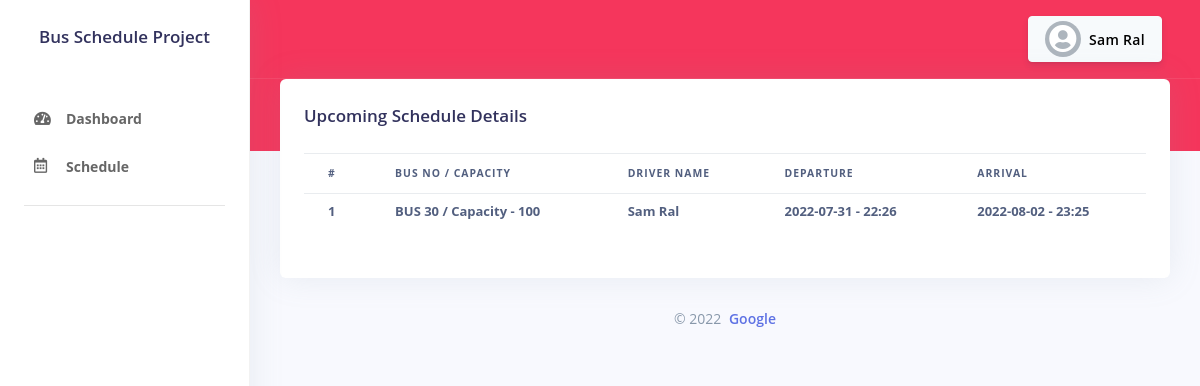
Screenshot of /schedule.php (signed in) with the database file from the repository.
### tables this page shows
CREATE TABLE `schedule` (
  `schedule_id` int(11) NOT NULL,
  `start_date` varchar(30) DEFAULT NULL,
  `end_date` varchar(30) DEFAULT NULL,
  `start_time` varchar(10) DEFAULT NULL,
  `end_time` varchar(40) NOT NULL,
  `driver_id` int(10) NOT NULL,
  `bus_id` int(10) NOT NULL,
  `status` int(10) NOT NULL DEFAULT '0'
);

CREATE TABLE `bus` (
  `bus_id` int(30) NOT NULL,
  `bus_number` varchar(60) NOT NULL,
  `bus_capacity` varchar(40) NOT NULL,
  `bus_make` varchar(40) NOT NULL,
  `bus_model` varchar(100) DEFAULT NULL
);

CREATE TABLE `users` (
  `id` int(11) NOT NULL,
  `fname` varchar(255) NOT NULL,
  `lname` varchar(255) NOT NULL,
  `username` varchar(255) NOT NULL,
  `password` varchar(255) NOT NULL,
  `ss_number` varchar(255) NOT NULL,
  `email` varchar(50) DEFAULT NULL,
  `driver_id` varchar(40) DEFAULT NULL,
  `status` int(10) NOT NULL DEFAULT '0'
);

### controller.php (called while the page is built, shortened)
<?php
class Controller {
    private $host = 'localhost';
    private $user = 'ziviadmin';
    private $password = 'zivi@access';
    private $database = 'busscheduledb';
    private $conn;
    public function __construct() {
        $this->conn = $this->connectDB();
    }
    public function connectDB() {
        $conn = mysqli_connect($this->host, $this->user, $this->password, $this->database);
        return $conn;
    }
    public function runQuery($query) {
        $resultset = [];
        $count = $this->numRows($query);
        if ($count) {
            $result = mysqli_query($this->conn, $query);
            while ($row = mysqli_fetch_assoc($result)) {
                $resultset[] = $row;
            }
        }
        return $resultset;
        exit;
    }
    public function numRows($query) {
        $result = mysqli_query($this->conn, $query);
        $rowcount = mysqli_num_rows($result);
        return $rowcount;
    }
}

### schedule.php (the view, shortened to what this page needs)
<?php require_once 'pageheader.php';?>
<div class="container-fluid mt--6">
    <div class="row">
        <div class="col">
            <div class="card">
                <div class="card-body">
                    <h3 class="mb-0">Upcoming Schedule Details</h3>
                    <div class="table-responsive py-4">
                        <table class="table table-flush table-sm">
                            <thead>
                                <tr>
                                    <th>#</th>
                                    <th>Bus No / Capacity</th>
                                    <th>Driver Name</th>
                                    <th>Departure</th>
                                    <th>Arrival</th>
                                </tr>
                            </thead>
                            <tbody>
                                <?php $i = 1;
                                    if ($db_handle->check_admin()) {
                                        $users = $db_handle->runQuery('SELECT bus.bus_number,bus.bus_capacity,users.fname,users.lname,schedule.* FROM `schedule` JOIN bus ON bus.bus_id = schedule.bus_id JOIN users ON
                                    users.id = schedule.driver_id');
                                    } else {
                                        $users = $db_handle->runQuery("SELECT bus.bus_number,bus.bus_capacity,users.fname,users.lname,schedule.* FROM `schedule` JOIN bus ON bus.bus_id = schedule.bus_id JOIN users ON
                                    users.id = schedule.driver_id AND users.id = '" . $_SESSION['userId'] . "' ");
                                    }
                                foreach ($users as $user) {?>
                                <tr>
                                    <td><?=$i;?></td>
                                    <td><?=$user['bus_number']?> / Capacity - <?=$user['bus_capacity']?></td>
                                    <td><?=$user['fname'] . ' ' . $user['lname'];?></td>
                                    <td><?=$user['start_date'];?> - <?=$user['start_time'];?></td>
                                    <td><?=$user['end_date'];?> - <?=$user['end_time'];?></td>
                                </tr>
                                <?php $i++;}?>
                            </tbody>
                        </table>
                    </div>
                </div>
            </div>
        </div>
    </div>
    <?php require_once 'pagefooter.php';?>

### assets/css/custom.css (style rules this page uses)
.table th, .table td { font-weight: bold; }
html, body { overflow-x: hidden !important; }

### rows the page displays
schedule: bus.bus_number "BUS 30", bus.bus_capacity "100", users.fname "Sam", users.lname "Ral", start_date "2022-07-31", start_time "22:26", end_date "2022-08-02", end_time "23:25"

### other values shown
$_SESSION['name'] "Sam Ral"
CMPYNAME "Google"
